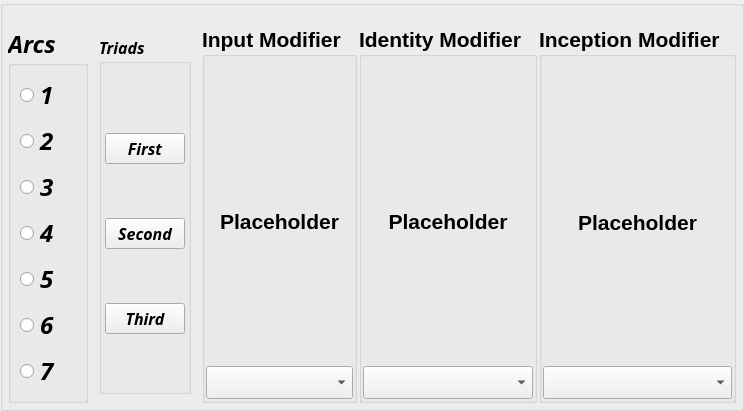
           <widget class="QGroupBox" name="modifiersGB">
            <property name="font">
             <font>
              <family>Lucida Fax</family>
              <pointsize>18</pointsize>
              <weight>75</weight>
              <italic>true</italic>
              <bold>true</bold>
             </font>
            </property>
            <property name="title">
             <string/>
            </property>
            <property name="alignment">
             <set>Qt::AlignCenter</set>
            </property>
            <property name="flat">
             <bool>true</bool>
            </property>
            <layout class="QHBoxLayout" name="horizontalLayout_4" stretch="0,0,30,30,31">
             <property name="spacing">
              <number>2</number>
             </property>
             <property name="leftMargin">
              <number>5</number>
             </property>
             <property name="topMargin">
              <number>20</number>
             </property>
             <property name="rightMargin">
              <number>5</number>
             </property>
             <property name="bottomMargin">
              <number>5</number>
             </property>
             <item>
              <widget class="QGroupBox" name="arcsRB_GB">
               <property name="title">
                <string>Arcs</string>
               </property>
               <layout class="QVBoxLayout" name="verticalLayout_2">
                <item>
                 <widget class="QRadioButton" name="firstArcRB">
                  <property name="text">
                   <string>1</string>
                  </property>
                 </widget>
                </item>
                <item>
                 <widget class="QRadioButton" name="secondArcRB">
                  <property name="text">
                   <string>2</string>
                  </property>
                 </widget>
                </item>
                <item>
                 <widget class="QRadioButton" name="thirdArcRB">
                  <property name="text">
                   <string>3</string>
                  </property>
                 </widget>
                </item>
                <item>
                 <widget class="QRadioButton" name="fourthArcRB">
                  <property name="text">
                   <string>4</string>
                  </property>
                 </widget>
                </item>
                <item>
                 <widget class="QRadioButton" name="fifthArcRB">
                  <property name="text">
                   <string>5</string>
                  </property>
                 </widget>
                </item>
                <item>
                 <widget class="QRadioButton" name="sixthArcRB">
                  <property name="text">
                   <string>6</string>
                  </property>
                 </widget>
                </item>
                <item>
                 <widget class="QRadioButton" name="seventhArcRB">
                  <property name="text">
                   <string>7</string>
                  </property>
                 </widget>
                </item>
               </layout>
              </widget>
             </item>
             <item>
              <widget class="QWidget" name="triadsWidget" native="true">
               <layout class="QVBoxLayout" name="verticalLayout_23">
                <item>
                 <widget class="QGroupBox" name="triadBtnsGB">
                  <property name="font">
                   <font>
                    <family>Perpetua</family>
                    <pointsize>12</pointsize>
                    <weight>75</weight>
                    <italic>true</italic>
                    <bold>true</bold>
                   </font>
                  </property>
                  <property name="title">
                   <string>Triads</string>
                  </property>
                  <property name="flat">
                   <bool>true</bool>
                  </property>
                  <layout class="QVBoxLayout" name="verticalLayout_28">
                   <property name="spacing">
                    <number>3</number>
                   </property>
                   <property name="leftMargin">
                    <number>3</number>
                   </property>
                   <property name="topMargin">
                    <number>18</number>
                   </property>
                   <property name="rightMargin">
                    <number>3</number>
                   </property>
                   <property name="bottomMargin">
                    <number>3</number>
                   </property>
                   <item>
                    <widget class="QPushButton" name="computeFirstTriadBtn">
                     <property name="text">
                      <string>First</string>
                     </property>
                    </widget>
                   </item>
                   <item>
                    <widget class="QPushButton" name="computeSecondTriadBtn">
                     <property name="text">
                      <string>Second</string>
                     </property>
                    </widget>
                   </item>
                   <item>
                    <widget class="QPushButton" name="computeThirdTriadBtn">
                     <property name="text">
                      <string>Third</string>
                     </property>
                    </widget>
                   </item>
                  </layout>
                 </widget>
                </item>
               </layout>
              </widget>
             </item>
             <item>
              <widget class="QGroupBox" name="modifierInputGB">
               <property name="font">
                <font>
                 <family>Segoe UI</family>
                 <pointsize>16</pointsize>
                 <weight>75</weight>
                 <italic>false</italic>
                 <bold>true</bold>
                </font>
               </property>
               <property name="title">
                <string>Input Modifier</string>
               </property>
               <property name="flat">
                <bool>true</bool>
               </property>
               <layout class="QVBoxLayout" name="verticalLayout_26">
                <property name="leftMargin">
                 <number>1</number>
                </property>
                <property name="topMargin">
                 <number>25</number>
                </property>
                <property name="rightMargin">
                 <number>1</number>
                </property>
                <property name="bottomMargin">
                 <number>1</number>
                </property>
                <item>
                 <widget class="QLabel" name="modifierInputLabel">
                  <property name="text">
                   <string>Placeholder</string>
                  </property>
                  <property name="alignment">
                   <set>Qt::AlignCenter</set>
                  </property>
                 </widget>
                </item>
                <item>
                 <widget class="QComboBox" name="modifierInputCB">
                  <item>
                   <property name="text">
                    <string/>
                   </property>
                  </item>
                  <item>
                   <property name="text">
                    <string>Risk</string>
                   </property>
                  </item>
                  <item>
                   <property name="text">
                    <string>Reward</string>
                   </property>
                  </item>
                  <item>
                   <property name="text">
                    <string>Relation</string>
                   </property>
                  </item>
                 </widget>
                </item>
               </layout>
              </widget>
             </item>
             <item>
              <widget class="QGroupBox" name="modifierIdentityGB">
               <property name="font">
                <font>
                 <family>Segoe UI</family>
                 <pointsize>16</pointsize>
                 <weight>75</weight>
                 <italic>false</italic>
                 <bold>true</bold>
                </font>
               </property>
               <property name="title">
                <string>Identity Modifier</string>
               </property>
               <property name="flat">
                <bool>true</bool>
               </property>
               <layout class="QVBoxLayout" name="verticalLayout_27">
                <property name="leftMargin">
                 <number>1</number>
                </property>
                <property name="topMargin">
                 <number>25</number>
                </property>
                <property name="rightMargin">
                 <number>1</number>
                </property>
                <property name="bottomMargin">
                 <number>1</number>
                </property>
                <item>
                 <widget class="QLabel" name="modifierIdentityLabel">
                  <property name="text">
                   <string>Placeholder</string>
                  </property>
                  <property name="alignment">
                   <set>Qt::AlignCenter</set>
                  </property>
                 </widget>
                </item>
                <item>
                 <widget class="QComboBox" name="modifieridentityCB">
                  <item>
                   <property name="text">
                    <string/>
                   </property>
                  </item>
                  <item>
                   <property name="text">
                    <string>Risk</string>
                   </property>
                  </item>
                  <item>
                   <property name="text">
                    <string>Reward</string>
                   </property>
                  </item>
                  <item>
                   <property name="text">
                    <string>Relation</string>
                   </property>
                  </item>
                 </widget>
                </item>
               </layout>
              </widget>
             </item>
             <item>
              <widget class="QGroupBox" name="modifierInceptionGB">
               <property name="font">
                <font>
                 <family>Segoe UI</family>
                 <pointsize>16</pointsize>
                 <weight>75</weight>
                 <italic>false</italic>
                 <bold>true</bold>
                </font>
               </property>
               <property name="title">
                <string>Inception Modifier</string>
               </property>
               <property name="flat">
                <bool>true</bool>
               </property>
               <layout class="QVBoxLayout" name="verticalLayout_25">
                <property name="spacing">
                 <number>3</number>
                </property>
                <property name="leftMargin">
                 <number>1</number>
                </property>
                <property name="topMargin">
                 <number>25</number>
                </property>
                <property name="rightMargin">
                 <number>1</number>
                </property>
                <property name="bottomMargin">
                 <number>1</number>
                </property>
                <item>
                 <widget class="QLabel" name="modifierInceptionLabel">
                  <property name="text">
                   <string>Placeholder</string>
                  </property>
                  <property name="alignment">
                   <set>Qt::AlignCenter</set>
                  </property>
                 </widget>
                </item>
                <item>
                 <widget class="QComboBox" name="modifierInceptionCB">
                  <item>
                   <property name="text">
                    <string/>
                   </property>
                  </item>
                  <item>
                   <property name="text">
                    <string>Risk</string>
                   </property>
                  </item>
                  <item>
                   <property name="text">
                    <string>Reward</string>
                   </property>
                  </item>
                  <item>
                   <property name="text">
                    <string>Relation</string>
                   </property>
                  </item>
                 </widget>
                </item>
               </layout>
              </widget>
             </item>
            </layout>
           </widget>
